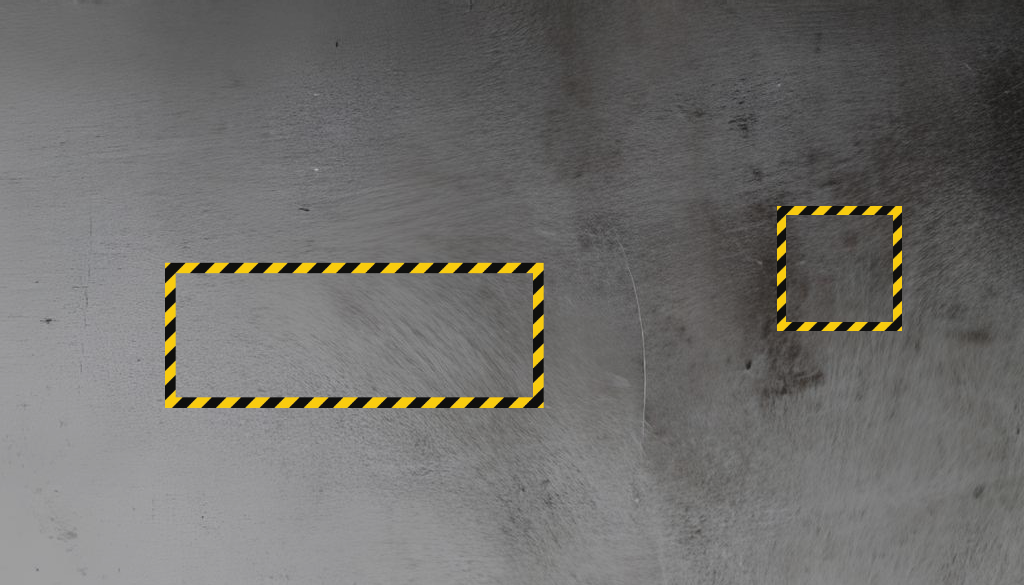
%> input picture Environment/Images/Floor.png, 1024 x 585 px
$ octave --eval "PlotEnvironment1;"   (GNU Octave 9; MATLAB toolbox functions it lacks are replaced by stand-ins)
%> lines starting %> are read from the running program, lines starting %| are printed output that depends on the picture
### Environment/plotSurfaceWithTexture.m
%% Helper function to plot surfaces with texture and hide gridlines
    function plotSurfaceWithTexture(X, Y, Z, textureImage)
%> called with textureImage = 'Floor.png'
        surf(X, Y, Z, 'CData', imread(textureImage), 'FaceColor', 'texturemap', ...
            'EdgeColor', 'none', 'FaceLighting', 'gouraud');  % Remove gridlines and apply lighting
    end

### Environment/placeAndTransformObject.m
%% Plotting functions
% Helper function to place and transform objects (scaling, rotation, color, and transparency)
function placeAndTransformObject(filename, position, scale, rotationAngle, color, transparency)
    % Load the PLY file
    [faces, vertices, data] = plyread(filename, 'tri');

    % Set the vertex colors
    if nargin >= 5 && ~isempty(color)
        vertexColors = repmat(color, size(vertices, 1), 1);  % Custom color
    else
        vertexColors = [data.vertex.red, data.vertex.green, data.vertex.blue] / 255;  % Original colors
    end

    % Set transparency (default to 1 if not specified)
    if nargin < 6 || isempty(transparency)
        transparency = 1; % Fully opaque
    end

    % Apply scaling
    vertices = vertices .* scale;

    % Apply rotation (about the z-axis)
    rotationMatrix = makehgtform('zrotate', deg2rad(rotationAngle));
    vertices = (rotationMatrix(1:3, 1:3) * vertices')';

    % Apply translation
    vertices = vertices + position;

    % Plot the object with transformed vertices, color, and transparency
    trisurf(faces, vertices(:, 1), vertices(:, 2), vertices(:, 3), ...
        'FaceVertexCData', vertexColors, 'EdgeColor', 'none', 'FaceAlpha', transparency);
end

### Environment/Collision detection test/PlotEnvironment1.m
function PlotEnvironment1()
    %% Load Images
    groundImage = 'Floor.png';
    wallImage1 = 'FactoryWall.png';
    wallImage2 = 'ExitWall.png';

    % Load sign images
    safetySign = 'Saftey.jpg';
    robotOperationSign = 'RobotOperation.jpg';
    emergencyStopSign = 'EmergencyStop.jpg';
    cautionRoboticSign = 'CautionRobotic.jpg';
    eyeProtectionSign = 'EyeProtection.png';
    hairContainedSign = 'HairContained.png';

    %% Create the figure window

    hold on;
    %% Sets axis properties
    axis equal;
    xlabel('X');
    ylabel('Y');
    zlabel('Z');
    view(3);
    grid off;  % Turn off the grid

    %% Set axis limits and camera properties
    xmin=-10;
    xmax=4;

    ymin=-4;
    ymax=4;

    zmin=0;
    zmax=3;

    xlim([xmin, xmax]);
    ylim([ymin, ymax]);
    zlim([zmin, zmax]);

    camlight('headlight');
    lighting phong;

    %% Create the ground plane
    [xGround, yGround] = meshgrid(-10:0.1:4, -4:0.1:4);
    zGround = zeros(size(xGround));

    %% Create the first wall plane along the y-axis
    [xWall1, zWall1] = meshgrid(-10:0.1:4.2, 0:0.1:4);
    yWall1 = 4 * ones(size(xWall1));

    %% Create the second wall plane along the x-axis
    [yWall2, zWall2] = meshgrid(-8:0.1:4, 0:0.1:4);
    xWall2 = 4 * ones(size(yWall2));

    %% Plot the ground and walls using the helper function
    plotSurfaceWithTexture(xGround, yGround, zGround, groundImage);
    plotSurfaceWithTexture(xWall1, yWall1, zWall1, wallImage1);
%> call 2 of plotSurfaceWithTexture, with textureImage = 'FactoryWall.png'
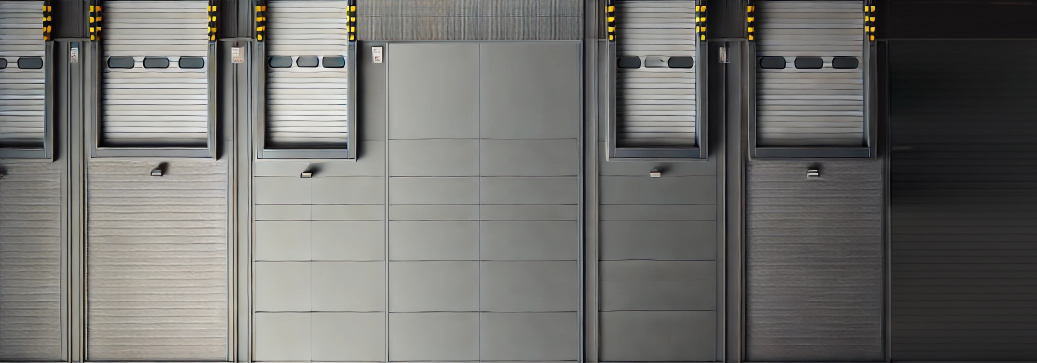
%> input picture Environment/Images/FactoryWall.png, 2073 x 725 px (shown at 1/2 size)
    plotSurfaceWithTexture(xWall2, yWall2, zWall2, wallImage2);
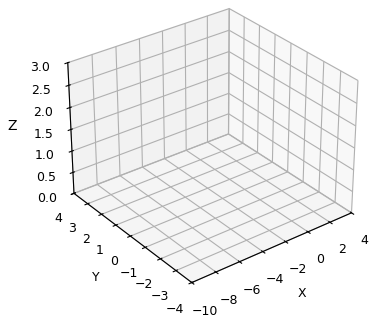
%> figure redrawn from the program's plot data

    %% Plot objects using placeAndTransformObject

    % Plot the table
    placeAndTransformObject('tableBrown2.1x1.4x0.5m.ply', [2.4, 3, 0], [0.8, 0.3, 1.6], 90, [0.4, 0.4, 0.4]);
%> the run ends on the next line

    % Plot the fire extinguisher
    placeAndTransformObject('fireExtinguisher.ply', [2.4, 1.9, 0.01], [1, 1, 1], 0);

    % Plot the person
    placeAndTransformObject('personMaleCasual.ply', [3.4, 3, 0.01], [0.8, 0.8, 0.8], 180);

    % Plot the emergency stop button
    placeAndTransformObject('emergencyStopButton.ply', [2.5, 3, 0.8], [0.5, 0.5, 0.5], 0);

    % Plot the boxes conveyor
    placeAndTransformObject('ConveyerBeltBoxes.ply', [0, 1.69, 0], [1, 1, 1], -90);

    % Plot the pancake conveyor
    placeAndTransformObject('ConveyerBeltPancake.ply', [-3, 2.79, 0], [1, 1, 1], -90);

    % Plot the barriers
    placeAndTransformObject('SafetyWall.ply', [4, 0.6, 0.01], [0.01, 0.01, 0.01], 0, [0.5, 0.5, 0.5]); %Wall without Door
    placeAndTransformObject('PlasticStripDoor.ply', [2.2, 1.8, 0.01], [0.01, 0.01, 0.01], 270, [0.5, 0.5, 0.5]); %Wall with Door

    % Plot the box closer
    placeAndTransformObject('AutoBoxCloser.ply', [-2, -0.325, 0.6], [1, 1, 1], 90, [0.6, 0.6, 0.6]);

    % Plot the boxes
    placeAndTransformObject('BoxOpen.ply', [-6,0.09,0], [1, 1, 1], 90, [0.851, 0.722, 0.545]);
    placeAndTransformObject('BoxOpen.ply', [-4,0.09,0], [1, 1, 1], 90, [0.851, 0.722, 0.545]);

    %Plot the pallet
    placeAndTransformObject('Pallet.ply', [2.3,-0.7,0], [1.2, 1.2, 1.2], 0, [0.851, 0.722, 0.545]);
    placeAndTransformObject('Pallet.ply', [2.3,-0.7,0.15], [1.2, 1.2, 1.2], 90, [0.851, 0.722, 0.545]);
    placeAndTransformObject('Pallet.ply', [2.3,-0.7,0.3], [1.2, 1.2, 1.2], 0, [0.851, 0.722, 0.545]);

    %Plot the forklift
    placeAndTransformObject('Forklift.ply', [2.3,-2.7,0], [1, 1, 1], 0);

    %% Define sign positions and sizes
    signWidth = 0.8;
    signHeight = 0.6;
    signLift1 = 0.8;  % Amount to lift the signs above the ground for row 1
    signLift2 = 1.5;  % Amount to lift the signs above the ground for row 2

    %Saftey Sign
    safetySignX = -3;
    safetySignY = 3.99;

    %RobotOperation
    robotOperationSignX = -4.3;
    robotOperationSignY = 3.99;

    %RobotOperation
    emergencyStopSignX = -3;
    emergencyStopSignY = 3.99;

    %RobotOperation
    cautionRoboticSignX = -4.3;
    cautionRoboticSignY = 3.99;

    %EyeProtection
    EyeProtectionSignX = 2.75;
    EyeProtectionSignY = 3.99;

    %HairContained
    HairContainedSignX = 2.75;
    HairContainedSignY = 3.99;


    % Plot the sign with the texture
    plotImageOnSurface([safetySignX, safetySignY, signLift1 + signHeight], [safetySignX + signWidth, safetySignY, signLift1 + signHeight], [safetySignX, safetySignY, signLift1], [safetySignX + signWidth, safetySignY, signLift1], safetySign);

    plotImageOnSurface([robotOperationSignX, robotOperationSignY, signLift1 + signHeight], [robotOperationSignX + signWidth, robotOperationSignY, signLift1 + signHeight], [robotOperationSignX, robotOperationSignY, signLift1], [robotOperationSignX + signWidth, robotOperationSignY, signLift1], robotOperationSign);

    plotImageOnSurface([emergencyStopSignX, emergencyStopSignY, signLift2 + signHeight], [emergencyStopSignX + signWidth, emergencyStopSignY, signLift2 + signHeight], [emergencyStopSignX, emergencyStopSignY, signLift2], [emergencyStopSignX + signWidth, emergencyStopSignY, signLift2], emergencyStopSign);

    plotImageOnSurface([cautionRoboticSignX, cautionRoboticSignY, signLift2 + signHeight], [cautionRoboticSignX + signWidth, cautionRoboticSignY, signLift2 + signHeight], [cautionRoboticSignX, cautionRoboticSignY, signLift2], [cautionRoboticSignX + signWidth, cautionRoboticSignY, signLift2], cautionRoboticSign);

    plotImageOnSurface([EyeProtectionSignX, EyeProtectionSignY, signLift1 + signHeight], [EyeProtectionSignX + 0.5, EyeProtectionSignY, signLift1 + signHeight], [EyeProtectionSignX, EyeProtectionSignY, signLift1], [EyeProtectionSignX + 0.5, EyeProtectionSignY, signLift1], eyeProtectionSign);

    plotImageOnSurface([HairContainedSignX, HairContainedSignY, signLift2 + signHeight], [HairContainedSignX + 0.5, HairContainedSignY, signLift2 + signHeight], [HairContainedSignX, HairContainedSignY, signLift2], [HairContainedSignX + 0.5, HairContainedSignY, signLift2], hairContainedSign);

    hold off;
end
